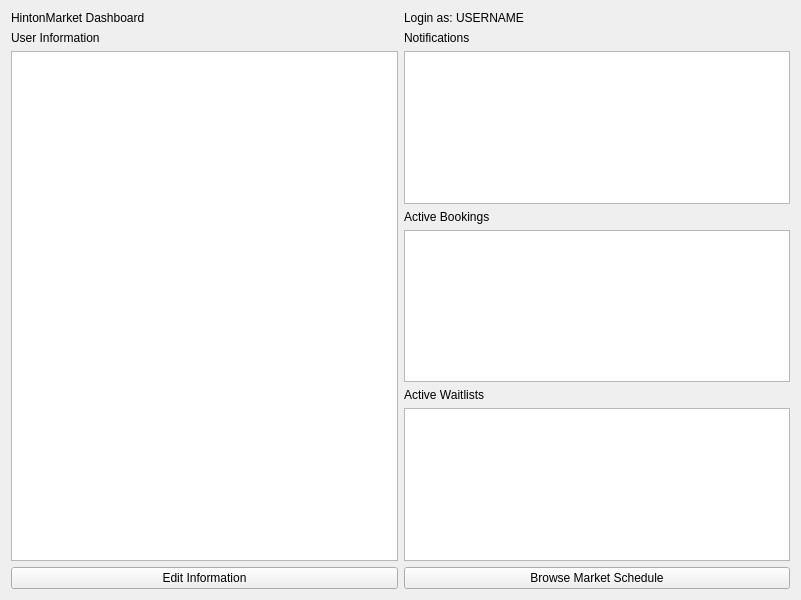
<?xml version="1.0" encoding="UTF-8"?>
<ui version="4.0">
 <class>Dashboard</class>
 <widget class="QWidget" name="Dashboard">
  <property name="geometry">
   <rect>
    <x>0</x>
    <y>0</y>
    <width>801</width>
    <height>600</height>
   </rect>
  </property>
  <property name="sizePolicy">
   <sizepolicy hsizetype="Expanding" vsizetype="Expanding">
    <horstretch>1</horstretch>
    <verstretch>1</verstretch>
   </sizepolicy>
  </property>
  <property name="windowTitle">
   <string>Form</string>
  </property>
  <property name="autoFillBackground">
   <bool>false</bool>
  </property>
  <layout class="QVBoxLayout" name="verticalLayout">
   <item>
    <layout class="QHBoxLayout" name="horizontalLayout_4">
     <item>
      <widget class="QLabel" name="label_6">
       <property name="text">
        <string>HintonMarket Dashboard</string>
       </property>
      </widget>
     </item>
     <item>
      <widget class="QLabel" name="label">
       <property name="layoutDirection">
        <enum>Qt::LeftToRight</enum>
       </property>
       <property name="text">
        <string>Login as: USERNAME</string>
       </property>
      </widget>
     </item>
    </layout>
   </item>
   <item>
    <layout class="QHBoxLayout" name="horizontalLayout">
     <item>
      <layout class="QVBoxLayout" name="verticalLayout_3">
       <item>
        <widget class="QLabel" name="label_5">
         <property name="text">
          <string>User Information</string>
         </property>
        </widget>
       </item>
       <item>
        <widget class="QListView" name="listView_2"/>
       </item>
      </layout>
     </item>
     <item>
      <layout class="QVBoxLayout" name="verticalLayout_2">
       <item>
        <widget class="QLabel" name="label_4">
         <property name="text">
          <string>Notifications</string>
         </property>
        </widget>
       </item>
       <item>
        <widget class="QListView" name="listView"/>
       </item>
       <item>
        <widget class="QLabel" name="label_3">
         <property name="text">
          <string>Active Bookings</string>
         </property>
        </widget>
       </item>
       <item>
        <widget class="QListWidget" name="listWidget"/>
       </item>
       <item>
        <widget class="QLabel" name="label_2">
         <property name="text">
          <string>Active Waitlists</string>
         </property>
        </widget>
       </item>
       <item>
        <widget class="QListView" name="listView_3"/>
       </item>
      </layout>
     </item>
    </layout>
   </item>
   <item>
    <layout class="QHBoxLayout" name="horizontalLayout_2">
     <item>
      <widget class="QPushButton" name="pushButton_2">
       <property name="text">
        <string>Edit Information</string>
       </property>
      </widget>
     </item>
     <item>
      <widget class="QPushButton" name="pushButton">
       <property name="text">
        <string>Browse Market Schedule</string>
       </property>
      </widget>
     </item>
    </layout>
   </item>
  </layout>
 </widget>
 <resources/>
 <connections/>
</ui>
